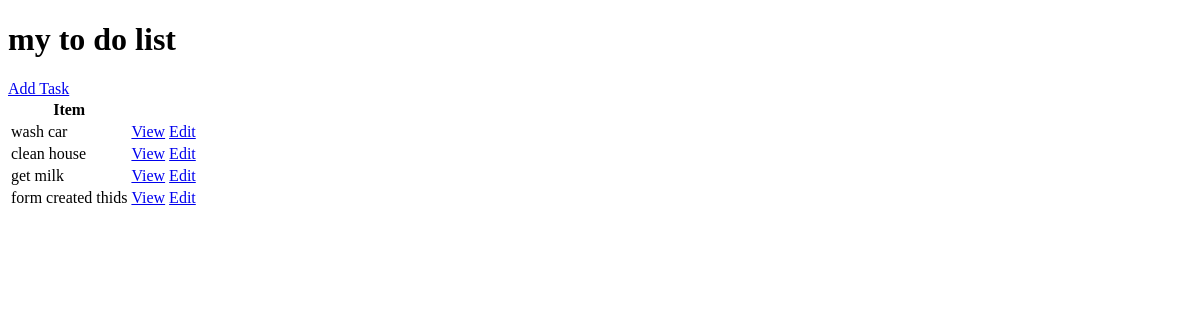
The app's page /, older data.
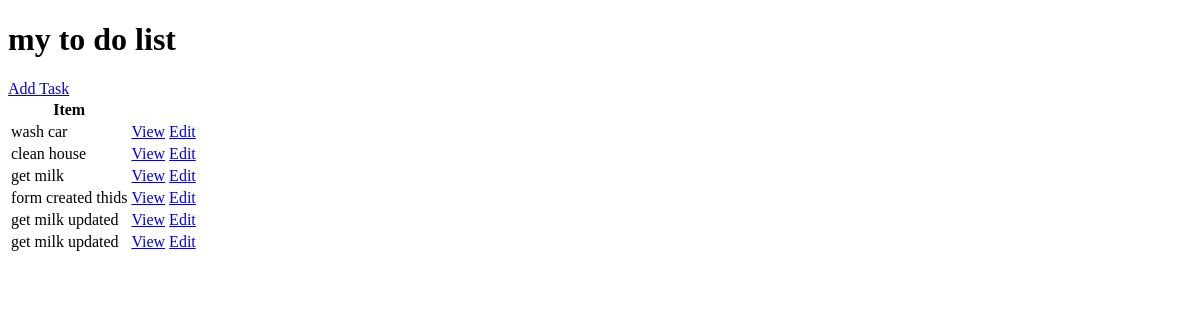
The same page, newer data.
### base/models.py (models this page shows, shortened)
class Task(models.Model):
    user=models.ForeignKey(User,on_delete=models.CASCADE,null=True,blank=True)
    title = models.CharField(max_length=200)
    description = models.TextField(null=True,blank=True)
    complete=models.BooleanField(default=False)
    created = models.DateTimeField(auto_now_add=True)
    class Meta:
        ordering=['complete']

### base/views.py (the view)
# urls.py: path('', Tasklist.as_view(), name='tasks'),
class Tasklist(ListView):
    model = Task
    context_object_name = 'tasks'

### base/templates/base/task_list.html (shortened to what this page needs)
<!DOCTYPE html>
<html lang="en">
<head>
</head>
<body>
    <h1>my to do list</h1>
    <a href="{% url 'task-create' %}">Add Task</a>
<table>
    <tr>
        <th>Item</th>
        <th></th>
        <th></th>
    </tr>
    {% for task in tasks %}
    <tr>
        <td>{{ task.title }}</td>
        <td><a href="{% url 'task' task.id %}">View</a></td>
        <td><a href="{% url 'task-update' task.id %}">Edit</a></td>
     </tr>
    {% empty %}
    <h3>No items in list</h3>
    {% endfor %}
</table>
</body>
</html>

Row changes from the older to the newer data that the page shows:
added Task: title "get milk updated"
added Task: title "get milk updated"
